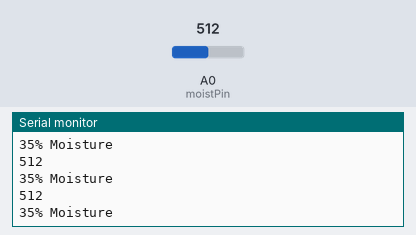
This sketch was run on a simulated Arduino Nano, built with avr-gcc and run on an emulated ATmega328P. On the bench: the last lines printed to the serial monitor. The inputs (shaded band) are chosen by the test bench; at power-on: A0 (moistPin) = 512.

Above: at 1.2 s.
1.3 s: A0 (moistPin) set to 716
At 1.69 s:
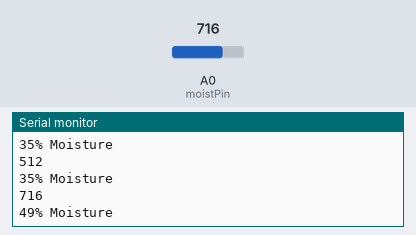
2.8 s: A0 (moistPin) set to 900
At 2.94 s:
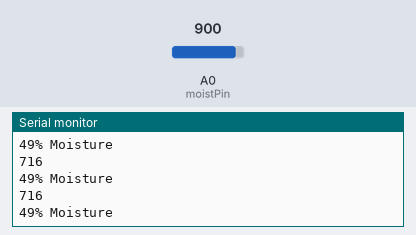
Timing chart, 0 to 5.8 s (numbered marks = the images above; inputs shaded):
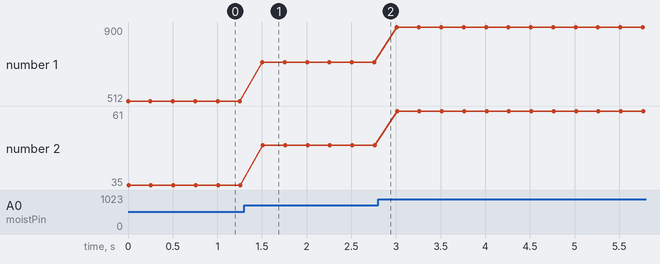

Measured:
- after the input at 1.3 s, the serial monitor: prints a new line after 0.20 s (image 1)
- plotted number 1: 512 → 716 after the input at 1.3 s, 716 → 900 after the input at 2.8 s
- plotted number 2: 35 → 49 after the input at 1.3 s, 49 → 61 after the input at 2.8 s

The sketch:

sensor.ino
```cpp
/****************** code made by PARTH SANTOSH KUNNIR************/
/****************** code is subjected to copy right**************/

int moistPin = 0;
int moistVal = 0;

void setup()
{
  Serial.begin(9600);
}
void loop()
{
  moistVal = analogRead(moistPin);
  Serial.println(moistVal);
  int percent = 2.718282 * 2.718282 * (.008985 * moistVal + 0.207762); //calculate percent for probes about 1 - 1.5 inches apart
  Serial.print(percent);
  Serial.println("% Moisture ");
  if(percent<50)
  {digitalWrite(13,HIGH);}// if the sensor value is below 50% led on your nano will glow else it is off

  else
  {digitalWrite(13,LOW);}

  delay(250); // for stability
}
```
